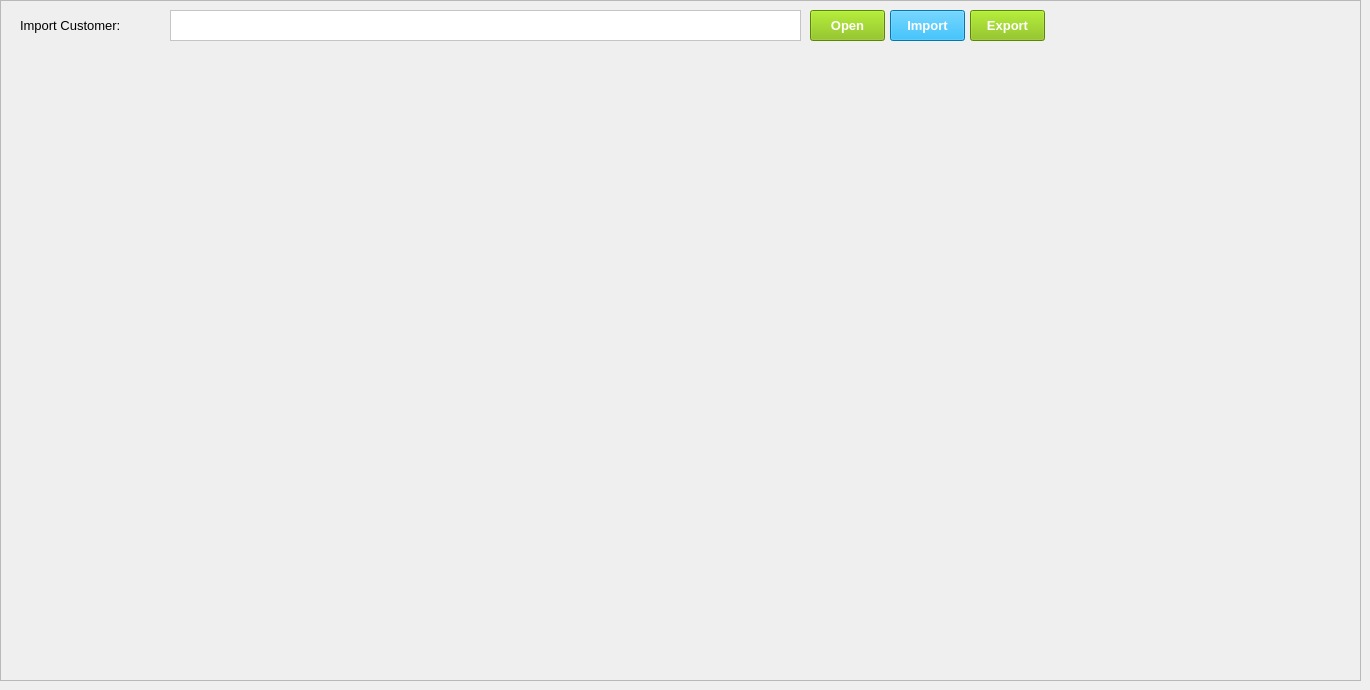
    <widget class="QWidget" name="tabUploadCustomer">
     <attribute name="title">
      <string>Upload Customer</string>
     </attribute>
     <widget class="QFrame" name="frame_8">
      <property name="geometry">
       <rect>
        <x>0</x>
        <y>0</y>
        <width>1361</width>
        <height>681</height>
       </rect>
      </property>
      <property name="frameShape">
       <enum>QFrame::StyledPanel</enum>
      </property>
      <property name="frameShadow">
       <enum>QFrame::Raised</enum>
      </property>
      <widget class="QLabel" name="label_8">
       <property name="geometry">
        <rect>
         <x>20</x>
         <y>15</y>
         <width>111</width>
         <height>21</height>
        </rect>
       </property>
       <property name="font">
        <font>
         <family>Segoe UI</family>
         <pointsize>10</pointsize>
        </font>
       </property>
       <property name="text">
        <string>Import Customer:</string>
       </property>
      </widget>
      <widget class="QTextEdit" name="textEditImportCustomerFilePath">
       <property name="geometry">
        <rect>
         <x>170</x>
         <y>10</y>
         <width>631</width>
         <height>31</height>
        </rect>
       </property>
       <property name="font">
        <font>
         <family>Segoe UI</family>
         <pointsize>10</pointsize>
        </font>
       </property>
       <property name="styleSheet">
        <string notr="true">background-color: rgb(255, 255, 255);
color: rgb(0, 0, 0);</string>
       </property>
       <property name="readOnly">
        <bool>true</bool>
       </property>
      </widget>
      <widget class="QPushButton" name="pushButtonOpenImportCustomer">
       <property name="geometry">
        <rect>
         <x>810</x>
         <y>10</y>
         <width>75</width>
         <height>31</height>
        </rect>
       </property>
       <property name="font">
        <font>
         <family>Segoe UI</family>
         <pointsize>10</pointsize>
         <weight>75</weight>
         <bold>true</bold>
        </font>
       </property>
       <property name="styleSheet">
        <string notr="true">background-color: rgb(127, 188, 0);
color: rgb(255, 255, 255);</string>
       </property>
       <property name="text">
        <string>Open</string>
       </property>
      </widget>
      <widget class="QPushButton" name="pushButtonImportCustomer">
       <property name="geometry">
        <rect>
         <x>890</x>
         <y>10</y>
         <width>75</width>
         <height>31</height>
        </rect>
       </property>
       <property name="font">
        <font>
         <family>Segoe UI</family>
         <pointsize>10</pointsize>
         <weight>75</weight>
         <bold>true</bold>
        </font>
       </property>
       <property name="styleSheet">
        <string notr="true">background-color: rgb(1, 166, 240);
color: rgb(255, 255, 255);</string>
       </property>
       <property name="text">
        <string>Import</string>
       </property>
      </widget>
      <widget class="QPushButton" name="pushButtonExportCustomerFormat_2">
       <property name="geometry">
        <rect>
         <x>970</x>
         <y>10</y>
         <width>75</width>
         <height>31</height>
        </rect>
       </property>
       <property name="font">
        <font>
         <family>Segoe UI</family>
         <pointsize>10</pointsize>
         <weight>75</weight>
         <bold>true</bold>
        </font>
       </property>
       <property name="styleSheet">
        <string notr="true">background-color: rgb(127, 188, 0);
color: rgb(255, 255, 255);</string>
       </property>
       <property name="text">
        <string>Export</string>
       </property>
      </widget>
     </widget>
    </widget>
